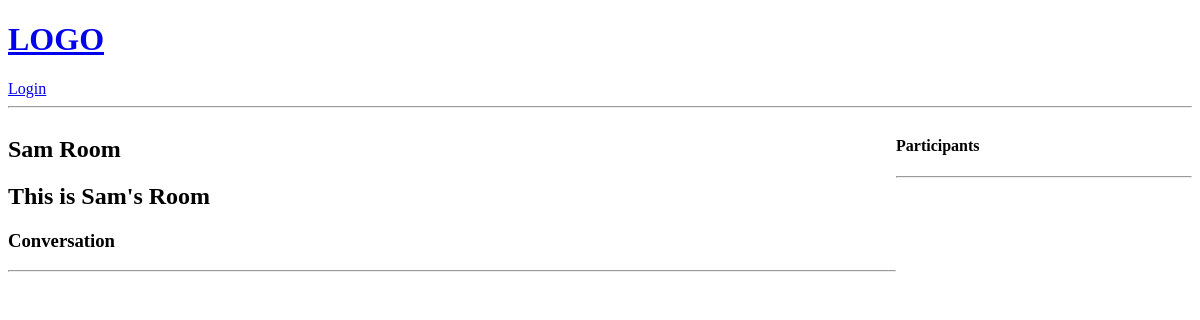
The page /room/1 on the database as committed earlier.
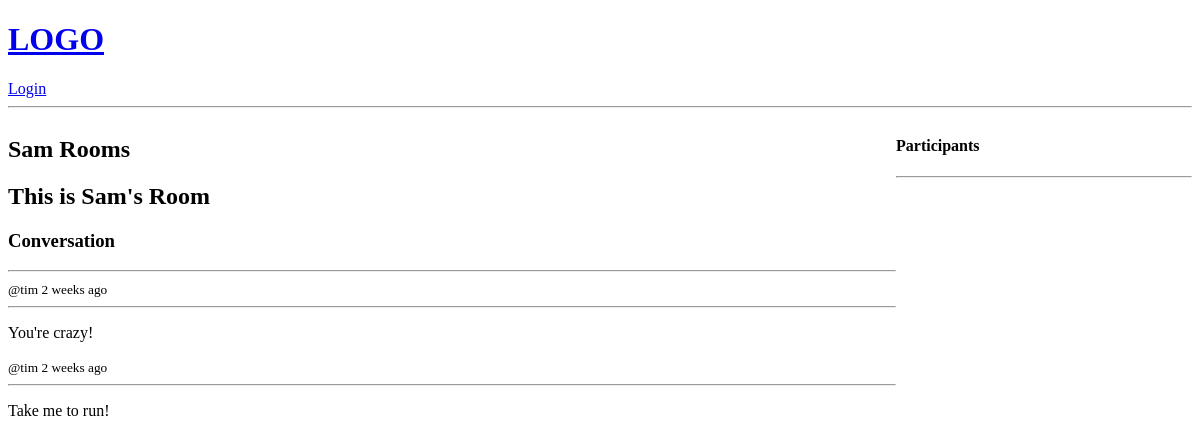
The same page on the database as committed later.
### base/models.py (models this page shows, shortened)
class Room(models.Model):
  host = models.ForeignKey(User, on_delete=models.SET_NULL, null=True)
  topic= models.ForeignKey(Topic, on_delete=models.SET_NULL, null=True)
  name = models.CharField(max_length=200)
  description = models.TextField(null=True, blank=True)
  participants = models.ManyToManyField(User, related_name='participants', blank=True)
  updated = models.DateTimeField(auto_now=True)
  created = models.DateTimeField(auto_now_add=True)
  class Meta:
    ordering=['-updated', '-created']

class Message(models.Model):
  user = models.ForeignKey(User, on_delete=models.CASCADE)
  room = models.ForeignKey(Room, on_delete=models.CASCADE)
  body = models.TextField()
  updated = models.DateTimeField(auto_now=True)
  created = models.DateTimeField(auto_now_add=True)

### base/views.py (the view, shortened to what this page needs)
# urls.py: path('room/<str:pk>', views.room, name='room'),
def room(request, pk):
    room = Room.objects.get(id=pk)
    room_messages = room.message_set.all().order_by('-created')
    context = {'room': room, 'room_messages': room_messages}
    return render(request, 'base/room.html', context)

### base/templates/base/room.html (shortened to what this page needs)
{% extends 'main.html' %}
{% block content %}
<div class='room-container'>
  <div>
    <h2>{{room.name}}</h2>
    <h2>{{room.description}}</h2>
    <div class="comment-wrapper">
      <h3>Conversation</h3>
      <hr>
      {% for message in room_messages %}
      <div>
        <small>@{{message.user}} {{message.created|timesince}} ago </small>
        <hr>
        <p>{{message.body}}</p>
      </div>
      {% endfor %}
    </div>
  </div>
  <div>
    <h4>Participants</h4>
    <hr>
  </div>
</div>
{% endblock content %}

Rows that differ between the two databases and show on the page:
changed Room "This is Sam's Room": name "Sam Room" → "Sam Rooms"
added Message: user "tim", created "2 weeks", body "You're crazy!"
added Message: user "tim", created "2 weeks", body "Take me to run!"
